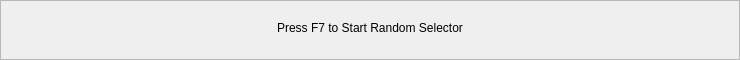
   <widget class="QFrame" name="frame_2">
    <property name="geometry">
     <rect>
      <x>0</x>
      <y>480</y>
      <width>740</width>
      <height>60</height>
     </rect>
    </property>
    <property name="styleSheet">
     <string notr="true"/>
    </property>
    <property name="frameShape">
     <enum>QFrame::StyledPanel</enum>
    </property>
    <property name="frameShadow">
     <enum>QFrame::Raised</enum>
    </property>
    <widget class="QLabel" name="label">
     <property name="geometry">
      <rect>
       <x>0</x>
       <y>18</y>
       <width>740</width>
       <height>20</height>
      </rect>
     </property>
     <property name="styleSheet">
      <string notr="true">font: 17px &quot;Lato Black&quot;</string>
     </property>
     <property name="text">
      <string>Press F7 to Start Random Selector</string>
     </property>
     <property name="alignment">
      <set>Qt::AlignCenter</set>
     </property>
    </widget>
    <widget class="QPushButton" name="setting_button">
     <property name="geometry">
      <rect>
       <x>640</x>
       <y>15</y>
       <width>30</width>
       <height>30</height>
      </rect>
     </property>
     <property name="styleSheet">
      <string notr="true">QPushButton{
	background: none;
	border: none;
}</string>
     </property>
     <property name="icon">
      <iconset>
       <normaloff>../images/setting.png</normaloff>../images/setting.png</iconset>
     </property>
     <property name="iconSize">
      <size>
       <width>30</width>
       <height>30</height>
      </size>
     </property>
    </widget>
    <widget class="QPushButton" name="preset_button">
     <property name="geometry">
      <rect>
       <x>680</x>
       <y>15</y>
       <width>30</width>
       <height>30</height>
      </rect>
     </property>
     <property name="styleSheet">
      <string notr="true">QPushButton{
	background: none;
	border: none;
}</string>
     </property>
     <property name="icon">
      <iconset>
       <normaloff>../images/preset.png</normaloff>../images/preset.png</iconset>
     </property>
     <property name="iconSize">
      <size>
       <width>30</width>
       <height>30</height>
      </size>
     </property>
    </widget>
   </widget>
